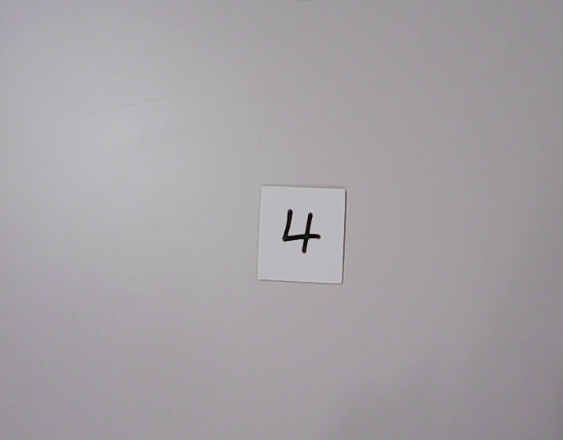
#> input picture Windows-code/picture/4.png, 563 x 440 px
$ python CVmethod.py
#> lines starting #> are read from the running program, lines starting #| are printed output that depends on the picture; after the words box and inside, x2 and y2 are one past the last pixel; in counts of white or black regions, pixels touching at a corner belong together
import cv2
from PIL import Image
import numpy as np
import matplotlib.pyplot as plt
import matplotlib.gridspec as gridspec

if __name__=="__main__":
    image = cv2.imread('picture/4.png')
#> image is the input picture: shape (440, 563, 3); mean B, G, R 165, 161.5, 165.1
    cv2.imshow('origin', image)
    cv2.waitKey()

    # Convert the original image to grayscale
    gray = cv2.cvtColor(image, cv2.COLOR_BGR2GRAY)

    # Black and white inversion operation to facilitate model identification
    reverse = 255 - gray
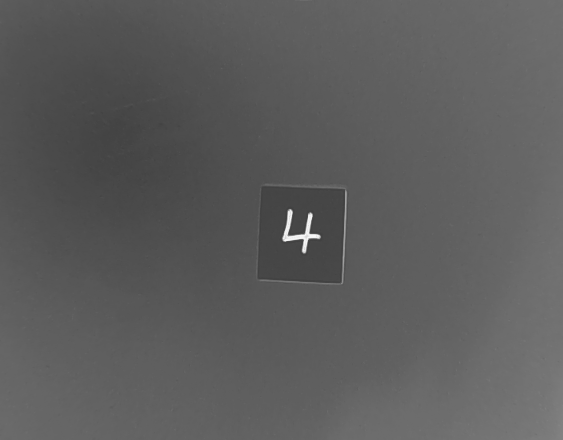
#> reverse: shape (440, 563); min 64, max 248, mean 92.1

    # Threshold processing operation
    # ret1, binary_otsu = cv2.threshold(reverse,180, 255, cv2.THRESH_BINARY + cv2.THRESH_OTSU)
    ret1, binary_otsu = cv2.threshold(reverse, 180, 255, cv2.THRESH_BINARY)
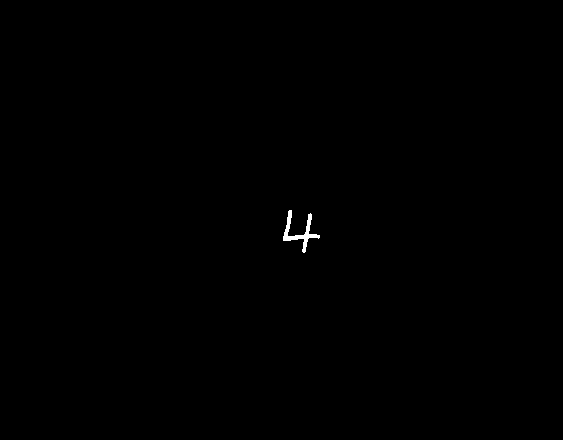
#> binary_otsu: shape (440, 563); 0.16% white; 1 white region, box (x1, y1, x2, y2) and area: (283, 210, 320, 253) 396

    # do erosion and dilate
    kernel = np.ones((3, 3), np.uint8)
    image_erosion = cv2.erode(binary_otsu, kernel, iterations=1)
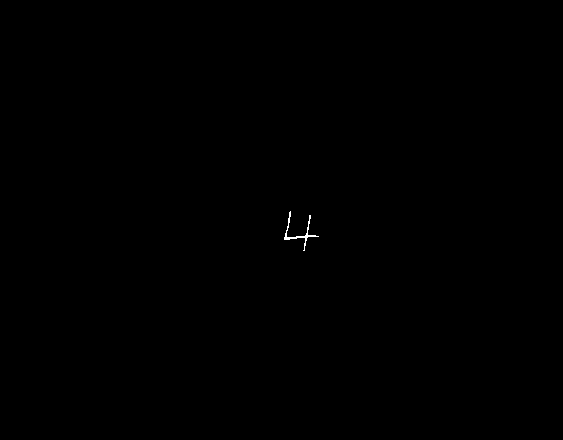
#> image_erosion: shape (440, 563); 0.07% white in thin lines or dots, all inside (x1, y1, x2, y2) = (284, 211, 319, 251)
    image_dilate = cv2.dilate(image_erosion, kernel, iterations=1)
#> image_dilate: shape (440, 563); 0.16% white; 1 white region

    # contour detection
    contours, hierarchy = cv2.findContours(image_dilate, cv2.RETR_TREE, cv2.CHAIN_APPROX_NONE)
#> contours = 1 contour; box (x1, y1, x2, y2) and area: (283, 210, 320, 252) 296
    print('length of the first contour: ', int( cv2.arcLength(contours[0], True)))
#| length of the first contour:  201
    print('total number of contour', len(contours))
#| total number of contour 1

    # show contour
    draw_img = image.copy()
    res = cv2.drawContours(draw_img, contours, -1, (0, 0, 255), 1)

    # Draw boundary rectangle
    cnt = contours[0]   # Get the coordinates of the contour
#> cnt = contour of 189 points, box (x1, y1, x2, y2) (283, 210, 320, 252), area 296
    x, y, w, h = cv2.boundingRect(cnt)
#> x = 283; y = 210; w = 37; h = 42
    rec_image = image.copy()
    img = cv2.rectangle(rec_image, (x - 20, y - 20), (x + w + 20, y + h + 20), (0, 255, 0), 2)
    print('coordinate is ', (x - 20, y - 20, x + w + 20, y + h + 20))
#| coordinate is  (263, 190, 340, 272)
    center = (x + (w // 2), y + (w // 2))
#> center = (301, 228)
    print(center)
#| (301, 228)

    # Crop the image to get the key parts of the image
    cat = cv2.resize(binary_otsu[y - 20:y + h + 20, x - 20:x + w + 20], (120, 150))
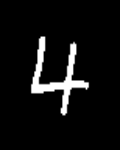
#> cat: shape (150, 120); min 0, max 255, mean 16
    cv2.imshow('cat', cat)
    cv2.waitKey()


    # show all images
    gs = gridspec.GridSpec(2, 3)
    fig = plt.figure(figsize=(10, 6))

    ax1 = fig.add_subplot(gs[0, 0])
    ax2 = fig.add_subplot(gs[0, 1])
    ax3 = fig.add_subplot(gs[0, 2])
    ax4 = fig.add_subplot(gs[1, 0])
    ax5 = fig.add_subplot(gs[1, 1])
    ax6 = fig.add_subplot(gs[1, 2])

    ax1.imshow(cv2.cvtColor(image, cv2.COLOR_BGR2RGB))
    ax1.set_title('origin image')
    ax1.axis('off')

    ax2.imshow(cv2.cvtColor(gray, cv2.COLOR_BGR2RGB))
    ax2.set_title('gray image')
    ax2.axis('off')

    ax3.imshow(cv2.cvtColor(binary_otsu, cv2.COLOR_BGR2RGB))
    ax3.set_title('reverse image')
    ax3.axis('off')

    ax4.imshow(cv2.cvtColor(image_dilate, cv2.COLOR_BGR2RGB))
    ax4.set_title('after E-D')
    ax4.axis('off')

    ax5.imshow(cv2.cvtColor(draw_img, cv2.COLOR_BGR2RGB))
    ax5.set_title('show contour')
    ax5.axis('off')

    ax6.imshow(cv2.cvtColor(rec_image, cv2.COLOR_BGR2RGB))
    ax6.set_title('cut target')
    ax6.axis('off')

    plt.tight_layout()
    plt.show()
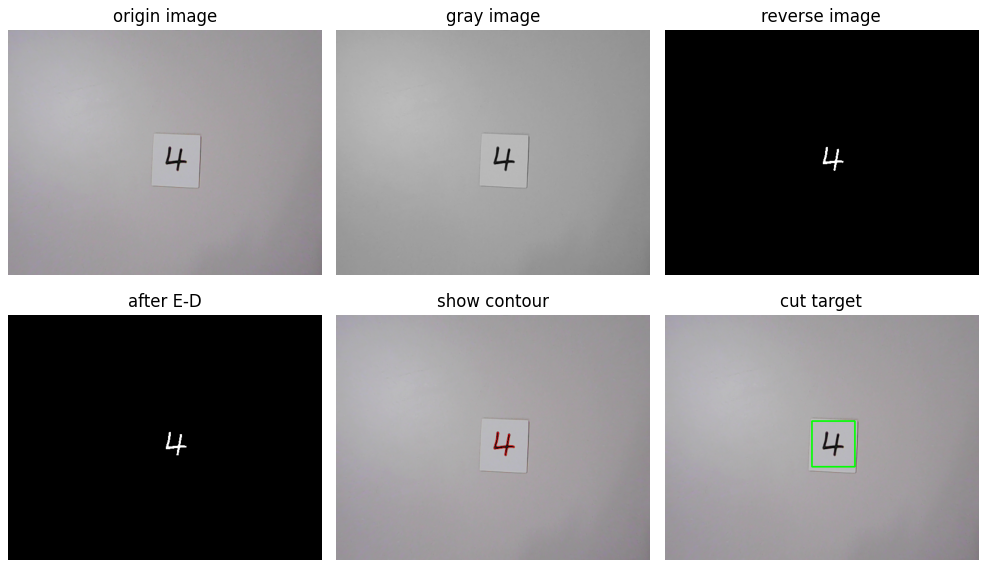
#> figure drawn by matplotlib, 6 panels

$ run again, with Windows-code/picture/1.png copied over Windows-code/picture/4.png
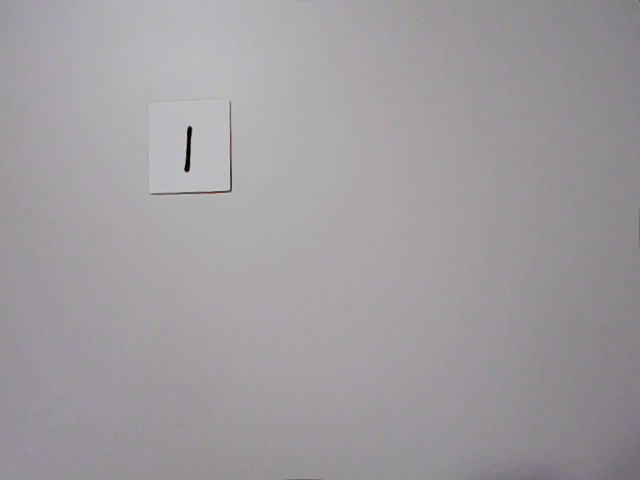
#> input picture Windows-code/picture/1.png, 640 x 480 px
#> image is the input picture: shape (480, 640, 3); mean B, G, R 159.7, 156.2, 159.8
#> `reverse = 255 - gray`:
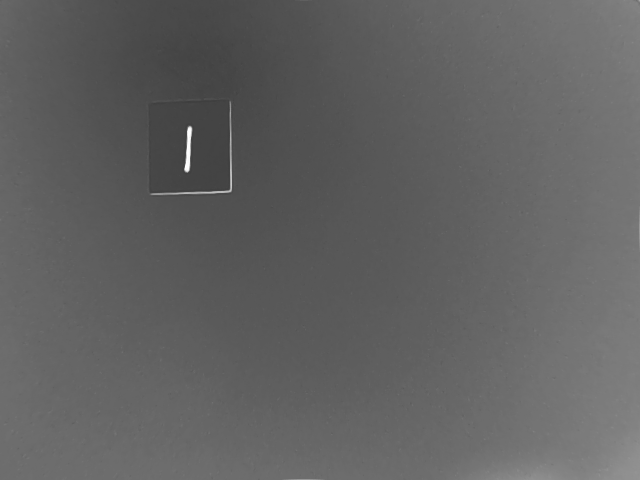
#> reverse: shape (480, 640); min 62, max 255, mean 97.4
#> binary_otsu: shape (480, 640); 0.08% white; 4 white regions (1 under 20 px), largest, box (x1, y1, x2, y2) and area: (185, 127, 192, 172) 178, (202, 190, 231, 193) 33, (230, 169, 232, 189) 21
#> image_erosion: shape (480, 640); 0.03% white in thin lines or dots, all inside (x1, y1, x2, y2) = (186, 128, 191, 170)
#> image_dilate: shape (480, 640); 0.06% white; 1 white region
#> contours = 1 contour; box (x1, y1, x2, y2) and area: (185, 127, 192, 171) 128
#| length of the first contour:  93
#| total number of contour 1
#> cnt = contour of 91 points, box (x1, y1, x2, y2) (185, 127, 192, 171), area 128
#> x = 185; y = 127; w = 7; h = 44
#| coordinate is  (165, 107, 212, 191)
#> center = (188, 130)
#| (188, 130)
#> `cat = cv2.resize(binary_otsu[y - 20:y + h + 20, x - 20:x + w + 20], (1..`:
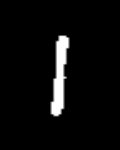
#> cat: shape (150, 120); min 0, max 255, mean 11.5
